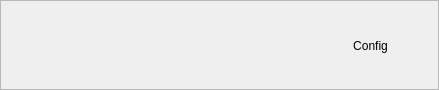
<?xml version="1.0" encoding="UTF-8"?>
<ui version="4.0">
 <class>THeader</class>
 <widget class="QFrame" name="THeader">
  <property name="geometry">
   <rect>
    <x>0</x>
    <y>0</y>
    <width>439</width>
    <height>90</height>
   </rect>
  </property>
  <property name="windowTitle">
   <string>Frame</string>
  </property>
  <property name="frameShape">
   <enum>QFrame::StyledPanel</enum>
  </property>
  <property name="frameShadow">
   <enum>QFrame::Raised</enum>
  </property>
  <widget class="QWidget" name="logo" native="true">
   <property name="geometry">
    <rect>
     <x>20</x>
     <y>10</y>
     <width>141</width>
     <height>81</height>
    </rect>
   </property>
   <property name="styleSheet">
    <string notr="true">image: url(:/logo/logo_tNETacle.png);</string>
   </property>
  </widget>
  <widget class="QPushButton" name="config">
   <property name="geometry">
    <rect>
     <x>320</x>
     <y>30</y>
     <width>101</width>
     <height>31</height>
    </rect>
   </property>
   <property name="text">
    <string>Config</string>
   </property>
   <property name="flat">
    <bool>true</bool>
   </property>
  </widget>
 </widget>
 <resources>
  <include location="../share/img/client.qrc"/>
 </resources>
 <connections/>
</ui>
